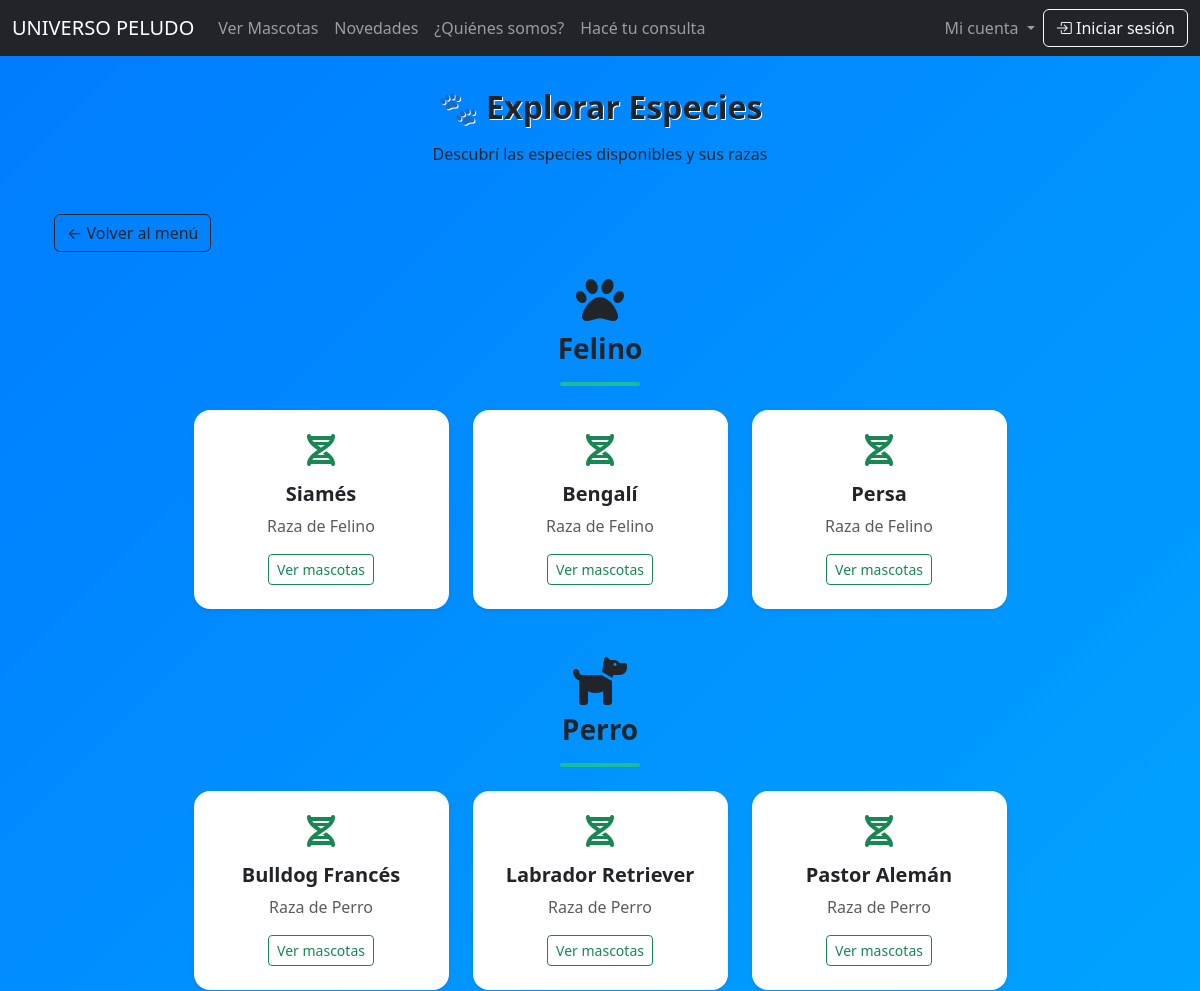
The page /explorar_especies/ (upper part) on the database as committed earlier.
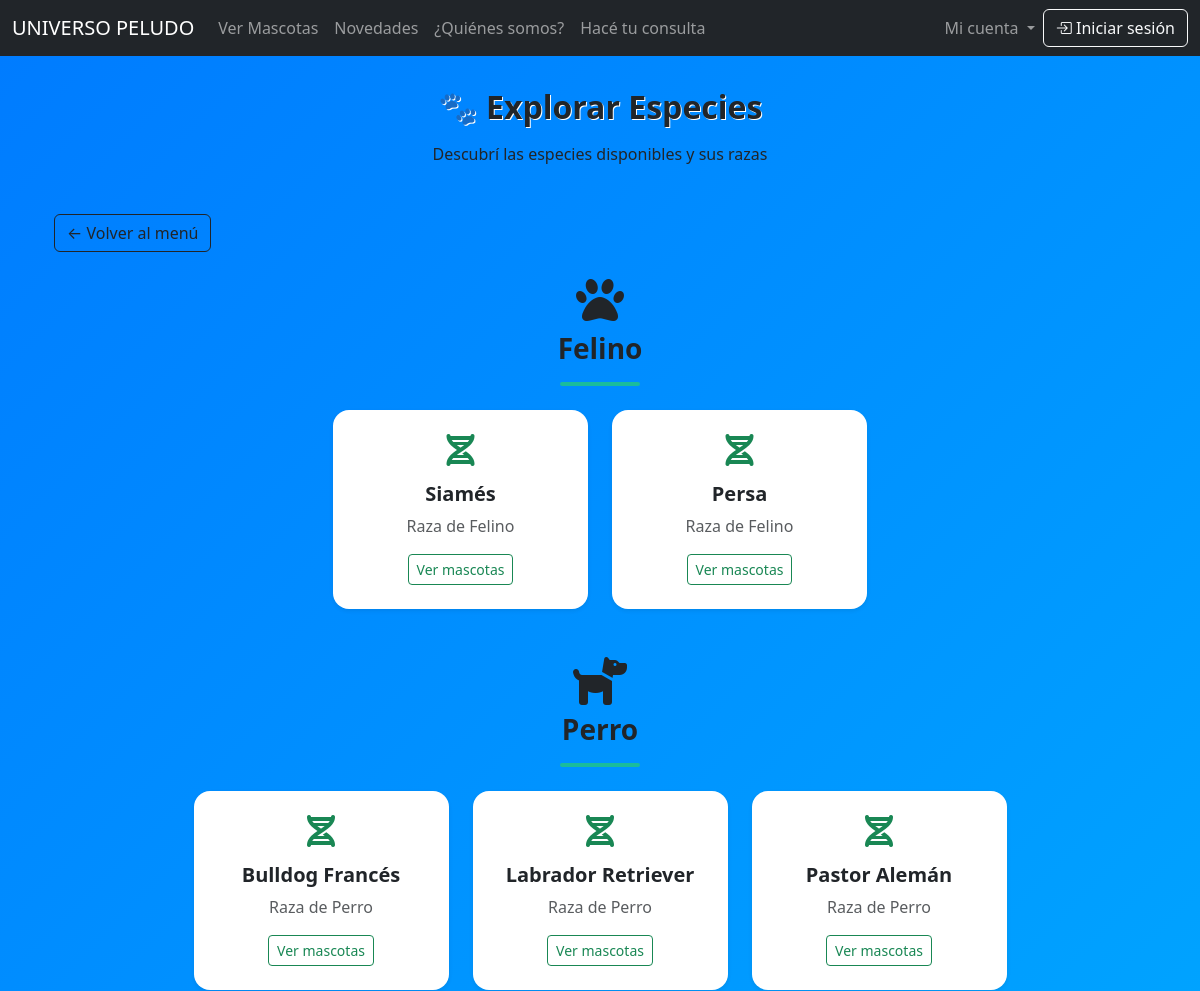
The same page on the database as committed later.
### apps/core/models.py (models this page shows, shortened)
class Especie(models.Model):
    nombre = models.CharField(max_length=80)
    descripcion = models.TextField(default="")

class Raza(models.Model):
    especie = models.ForeignKey(Especie, on_delete=models.SET_NULL, null=True, blank=True, related_name="razas")
    nombre = models.CharField(max_length=80)

### apps/core/views.py (the view)
# urls.py: path('explorar_especies/', explorar_especies, name='explorar_especies'),
def explorar_especies(request):
    especies = Especie.objects.prefetch_related('razas').all()
    iconos = {
        "Perro": "fa-dog",
        "Gato": "fa-cat",
        "Ave": "fa-dove",
        "Conejo": "fa-carrot",
        "Pez": "fa-fish",
        "Reptil": "fa-dragon",
        "roedor": "fa-mouse"
    }
    context = {
         "especies":[
         {
                "obj": e.nombre,
                "icono": iconos.get(e.nombre, "fa-paw"),  # o tu función de iconos
                "razas": e.razas.all(),
            }
            for e in especies
        ]
    }
    return render(request, "user/explorar_especies.html", context)

### apps/core/templates/user/explorar_especies.html (shortened to what this page needs)
{% extends "base.html" %}
{% block content %}
<div class="container py-5">
    <div class="text-center mb-5">
        <h2 class="fw-bold text-dark mb-3 emoji-title">
            🐾 Explorar Especies
        </h2>
        <p class="text-dark">Descubrí las especies disponibles y sus razas</p>
    </div>
    <div class="mb-4">
        <a href="{% url 'home' %}" class="btn btn-outline-dark">
            ← Volver al menú
        </a>
    </div>
    {% for especie in especies %}
        <div class="mb-5 raza-section">
            <div class="text-center mb-4">
                <i class="fa-solid {{ especie.icono }} fa-3x text-dark mb-2"></i>
                <h3 class="fw-bold text-dark">{{ especie.obj }}</h3>
                <div class="underline mx-auto my-3"></div>
            </div>
            <div class="row g-4 justify-content-center">
                {% for r in especie.razas %}
                    <div class="col-md-4 col-lg-3">
                        <div class="card text-center shadow-sm border-0 rounded-4 raza-card h-100">
                            <div class="card-body py-4">
                                <i class="fa-solid fa-dna fa-2x text-success mb-3"></i>
                                <h5 class="fw-bold mb-2 text-dark">{{ r.nombre }}</h5>
                                <p class="text-muted mb-3">Raza de {{ especie.obj }}</p>
                                <a href="{% url 'explorar_razas' r.id %}"
                                   class="btn btn-outline-success btn-sm">
                                    Ver mascotas
                                </a>
                            </div>
                        </div>
                    </div>
                {% empty %}
                    <p class="text-muted text-center">No hay razas para esta especie.</p>
                {% endfor %}
            </div>
        </div>
    {% empty %}
        <p class="text-muted text-center">No hay especies registradas.</p>
    {% endfor %}
</div>
{% endblock %}

Rows that differ between the two databases and show on the page:
removed Raza: nombre "Bengalí", {{ especie.obj }} "Felino"
